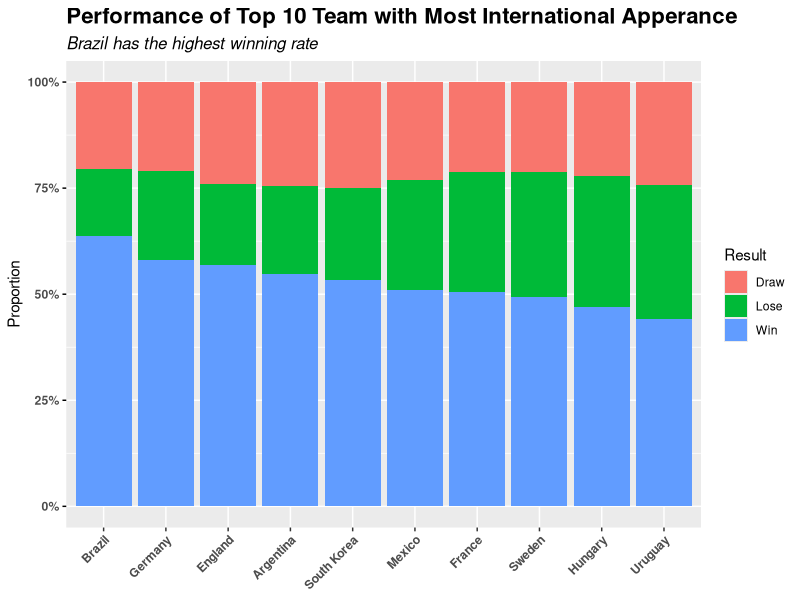

Here is the R script that generated this plot:
## ---- chunk 1
#| message: FALSE 
library(tidyverse) 
## ---- chunk 2
#| message: FALSE 
# Import dataset & Extract only year from the date column 
df <- read_csv("results.csv") |> 
  mutate(date = year(as.Date(date)), na.rm = TRUE) 
## ---- chunk 3
#| mesage: FALSE 
# Combine home and away outcomes into a single data frame for each team
home_outcomes <- df |>
  mutate(team = home_team, outcome = case_when(
    home_score > away_score ~ "Win",
    home_score < away_score ~ "Lose",
    TRUE ~ "Draw"
  )) |>
  select(team, outcome)

away_outcomes <- df |>
  mutate(team = away_team, outcome = case_when(
    home_score < away_score ~ "Win",
    home_score > away_score ~ "Lose",
    TRUE ~ "Draw"
  )) |>
  select(team, outcome)

all_outcomes <- bind_rows(home_outcomes, away_outcomes)

# Calculate the count of Win, Lose, and Draw for each team
outcome_per_team <- all_outcomes |>
  group_by(team, outcome) |>
  summarise(count = n(), .groups = 'drop') 
#Calculate the total number of matches 
total_matches <- outcome_per_team |> 
  group_by(team) |> 
  summarise(total = sum(count), .groups = 'drop')
# Calculate the winning ratio for each team
winning_ratios <- outcome_per_team |>
  filter(outcome == "Win") |>
  select(team, count) |>
  rename(wins = count) |>
  left_join(total_matches, by = "team") |>
  mutate(winning_ratio = wins / total) |>
  arrange(desc(winning_ratio))
#Identify the top 10 teams with the most total matches
top_teams <- total_matches |>
  arrange(desc(total)) |>
  slice(1:10) |>
  pull(team)

#Calculate the Win-Lose-Draw Proportion for each team
top_10<- outcome_per_team |> 
  filter(team %in% top_teams) |>
  left_join(total_matches, by = "team") |> 
  mutate(proportion = (count/total)*100) #Convert to percentage

# Join the winning ratios to team outcomes
top_10 <- top_10 |>
  left_join(winning_ratios |> select(team, winning_ratio), by = "team")
## ---- chunk 4
# Create a stacked bar plot to show the proportions
ggplot(top_10, aes(x = reorder(team, -winning_ratio), 
  y = proportion, fill = outcome)) +
  geom_bar(stat = "identity") +
  labs(title = "Performance of Top 10 Team with Most International Apperance",
       subtitle = "Brazil has the highest winning rate",
       x = NULL,
       y = "Proportion",
       fill = "Result") +
  scale_y_continuous(labels = scales::percent_format(scale = 1)) +
  theme(axis.text.x = element_text(angle = 45, hjust = 1, face = "bold"), 
        axis.text.y = element_text(face = "bold"), 
        axis.ticks.y = element_line(color = "black", linetype = "solid", lineend = "butt"), 
        plot.title = element_text(face = "bold", size = 16), 
        plot.subtitle = element_text(face = "italic", size = 12))
